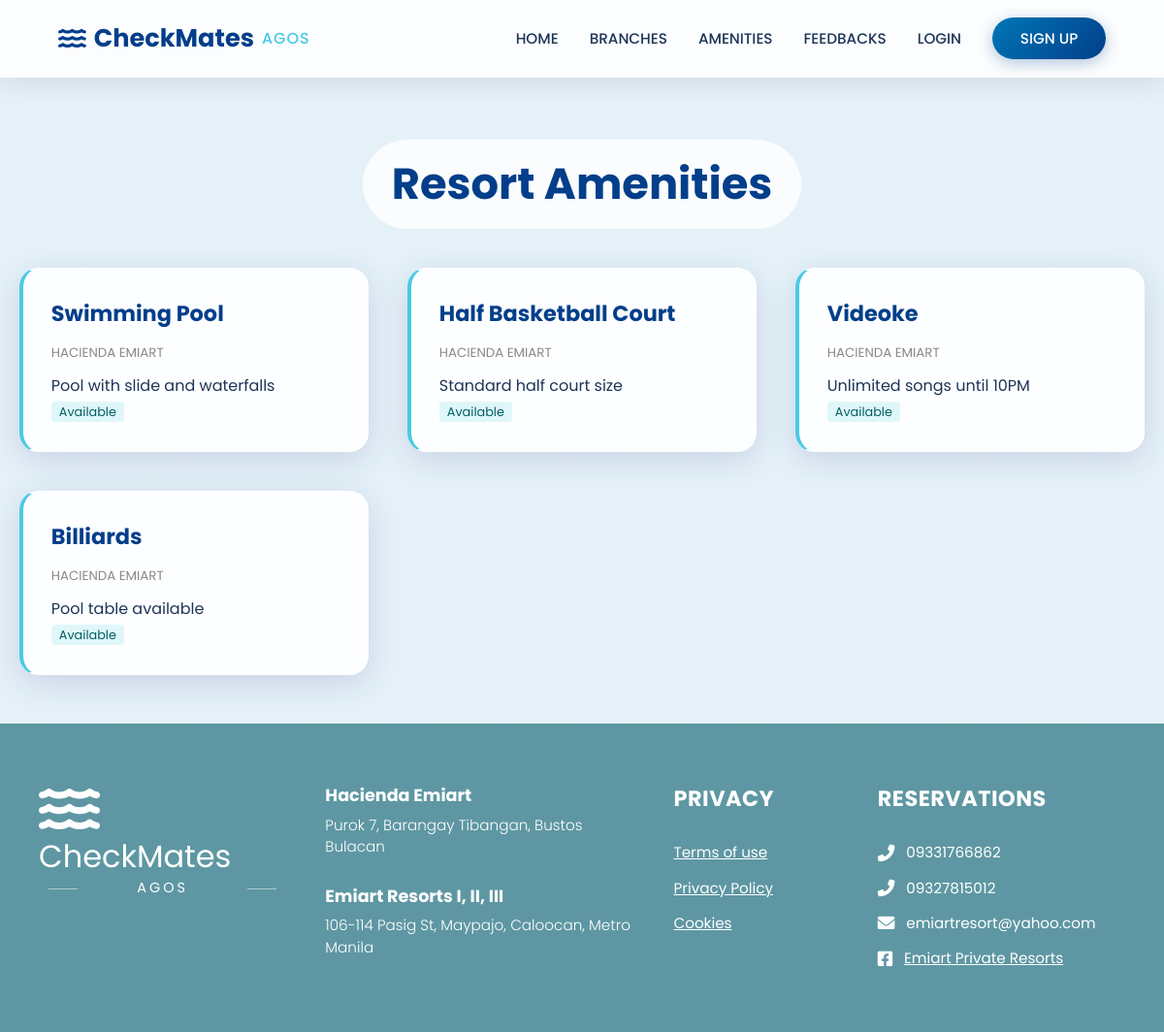
Screenshot of /amenities.php with the database file from the repository.
### tables this page shows
CREATE TABLE `amenities` (
  `amenity_id` int(11) NOT NULL,
  `branch_id` int(11) NOT NULL,
  `amenity_name` varchar(100) NOT NULL,
  `description` text DEFAULT NULL,
  `deposit_amount` decimal(10,2) DEFAULT 0.00,
  `availability` enum('Available','Unavailable') DEFAULT 'Available'
);

CREATE TABLE `branches` (
  `branch_id` int(11) NOT NULL,
  `branch_name` varchar(100) NOT NULL,
  `location` varchar(200) NOT NULL,
  `contact_number` varchar(15) DEFAULT NULL,
  `opening_hours` varchar(50) DEFAULT NULL,
  `image_url` varchar(255) DEFAULT 'assets/default.jpg'
);

### amenities.php (the view, shortened to what this page needs)
<?php
include 'header.php';
$amenities = $pdo->query("SELECT a.*, b.branch_name FROM amenities a JOIN branches b ON a.branch_id = b.branch_id")->fetchAll();
?>
<div class="container">
    <h2 class="section-title">Resort Amenities</h2>
    <div class="grid">
        <?php foreach($amenities as $a): ?>
            <div class="card" style="border-left: 4px solid var(--secondary);">
                <div class="card-content">
                    <h3><?= htmlspecialchars($a['amenity_name']) ?></h3>
                    <small style="color: #888; text-transform: uppercase;"><?= htmlspecialchars($a['branch_name']) ?></small>
                    <p style="margin-top: 10px;"><?= htmlspecialchars($a['description']) ?></p>
                    <span style="background: #e0f7fa; color: #006064; padding: 2px 8px; border-radius: 4px; font-size: 0.8rem;"><?= $a['availability'] ?></span>
                </div>
            </div>
        <?php endforeach; ?>
    </div>
</div>
<?php include 'footer.php'; ?>

### css/style.css (style rules this page uses)
:root { --primary: #0077b6; --primary-dark: #023e8a; --secondary: #48cae4; --accent: #caf0f8; --text-dark: #1d3557; --text-light: #f1faee; --glass: rgba(255, 255, 255, 0.92); --glass-hover: rgba(255, 255, 255, 1); --shadow: 0 8px 32px 0 rgba(31, 38, 135, 0.15); }
* { margin: 0; padding: 0; box-sizing: border-box; font-family: 'Poppins', sans-serif; scroll-behavior: smooth; }
body { background: linear-gradient(rgba(0, 119, 182, 0.1), rgba(0, 119, 182, 0.1)), url('https://images.unsplash.com/photo-1507525428034-b723cf961d3e?auto=format&fit=crop&w=1920&q=80'); background-size: cover; background-position: center; background-attachment: fixed; color: var(--text-dark); line-height: 1.6; min-height: 100vh; }
.section-title { color: var(--primary-dark); text-shadow: none; background: rgba(255,255,255,0.8); display: inline-block; padding: 10px 30px; border-radius: 50px; backdrop-filter: blur(5px); text-align: center; font-size: 2.8rem; margin: 4rem 0 2.5rem 0; font-weight: 700; }
.container { max-width: 1200px; margin: 0 auto; padding: 0 20px 50px 20px; text-align: center; }
.grid { display: grid; grid-template-columns: repeat(auto-fit, minmax(320px, 1fr)); gap: 2.5rem; text-align: left; }
.card { background: var(--glass); border-radius: 20px; overflow: hidden; box-shadow: var(--shadow); transition: 0.4s; border: 1px solid rgba(255, 255, 255, 0.4); backdrop-filter: blur(8px); }
.card-content { padding: 1.8rem; }
.card h3 { color: var(--primary-dark); margin-bottom: 0.5rem; font-size: 1.4rem; }

### rows the page displays
amenities: amenity_name "Swimming Pool", branch.branch_name "HACIENDA EMIART", description "Pool with slide and waterfalls", availability "Available"
amenities: amenity_name "Half Basketball Court", branch.branch_name "HACIENDA EMIART", description "Standard half court size", availability "Available"
amenities: amenity_name "Videoke", branch.branch_name "HACIENDA EMIART", description "Unlimited songs until 10PM", availability "Available"
amenities: amenity_name "Billiards", branch.branch_name "HACIENDA EMIART", description "Pool table available", availability "Available"
